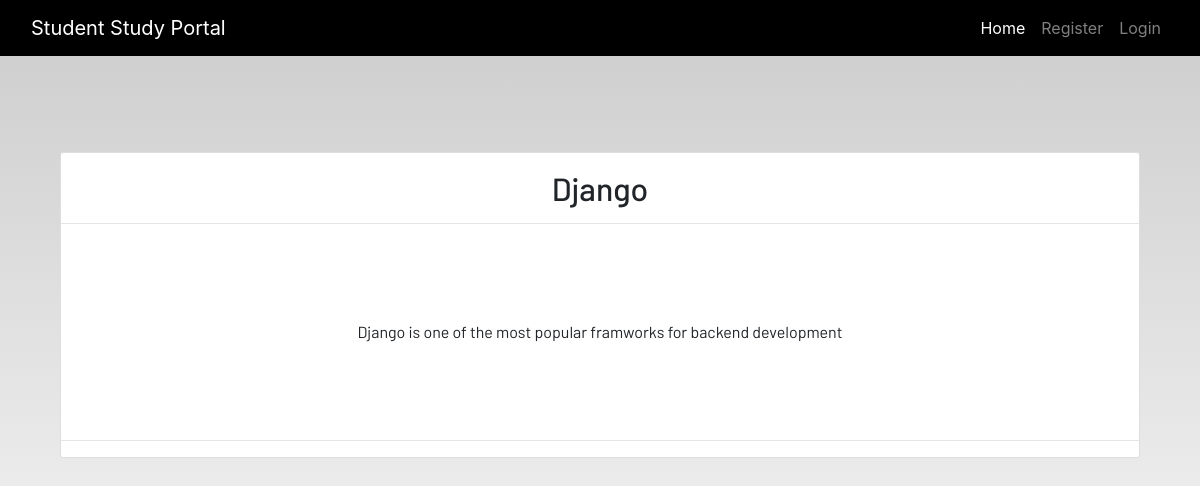
/notes_detail/2, run on the app's committed database.
### dashboard/models.py (models this page shows)
class Notes(models.Model):
    user = models.ForeignKey(User, on_delete=models.CASCADE)
    title = models.CharField(max_length=200)
    description = models.TextField()
    class Meta:
        verbose_name = 'notes'
        verbose_name_plural = 'notes'

### dashboard/views.py (the view)
# urls.py: path('notes_detail/<int:pk>', views.NotesDetailView.as_view(), name='notes_detail'),
class NotesDetailView(generic.DetailView):
    model = Notes

### dashboard/templates/dashboard/notes_detail.html
{% extends 'dashboard/base.html' %}
{% load static %}
{% block content %}
<section class='text-center container'>
    <div class="container">
        <div class="content-section p-0 mt-5">
            <div class="m-3">
                <h2>{{notes.title}}</h2>
            </div>
            <hr class="p-0 m-0">
            <p class="description m-5 p-5">
                {{notes.description}}
            </p>
            <hr>
        </div>
    </div>
</section>
{% endblock content %}

### static/css/main.css (style rules this page uses)
html { scroll-behavior: smooth; height: 100%; width: 100%; }
html, body { max-width: 100%; overflow-x: hidden; height: 100%; width: 100%; }
body { background: linear-gradient(rgba(0, 0, 0, 0.2), rgba(255, 255, 255, 0.5)); overflow-x: hidden; background-repeat: no-repeat; }
.content-section { background: #ffffff; padding: 10px 20px; border: 1px solid #dddddd; border-radius: 3px; margin-bottom: 20px; }

### data on the page
Notes: title "Django", description "Django is one of the most popular framworks for backend development"
